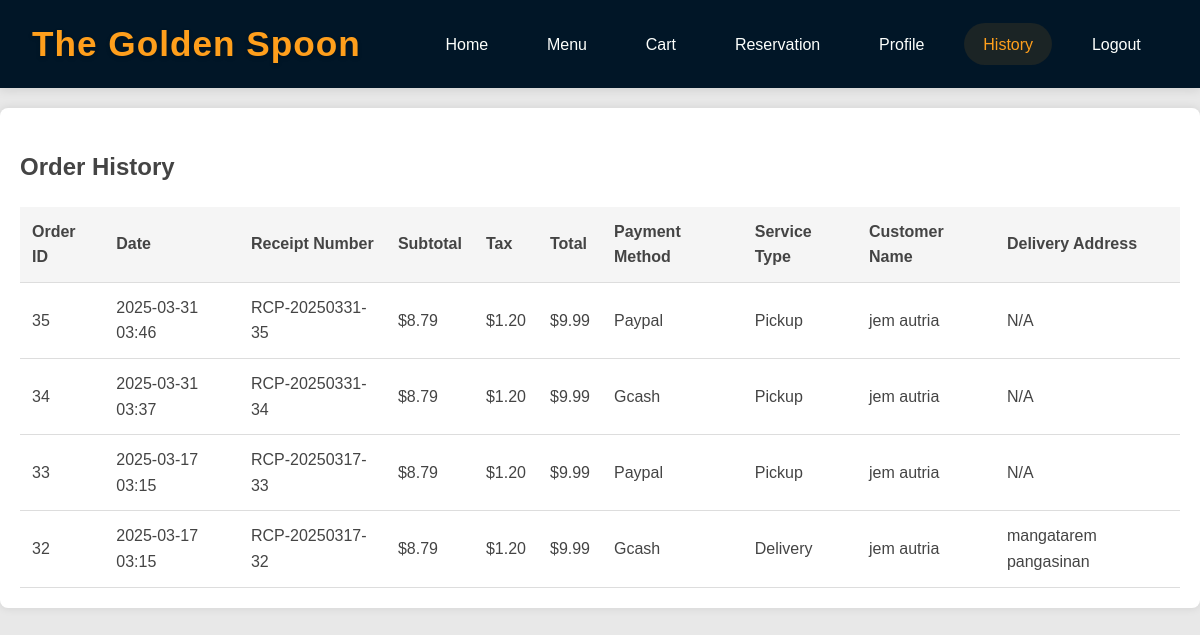
Screenshot of /history.php (signed in) with the database file from the repository.
### tables this page shows
CREATE TABLE `receipts` (
  `order_id` int(11) NOT NULL,
  `receipt_date` timestamp NOT NULL DEFAULT current_timestamp(),
  `receipt_number` varchar(50) DEFAULT NULL,
  `subtotal` decimal(10,2) DEFAULT NULL,
  `tax_amount` decimal(10,2) DEFAULT NULL,
  `total_amount` decimal(10,2) DEFAULT NULL,
  `payment_method` varchar(50) DEFAULT NULL,
  `service_type` varchar(20) DEFAULT NULL,
  `customer_name` varchar(100) DEFAULT NULL,
  `delivery_address` text DEFAULT NULL
);

### history.php (the view, shortened to what this page needs)
<?php
include('db.php');
$sql = "SELECT order_id, receipt_date, receipt_number, subtotal, tax_amount, total_amount, payment_method, service_type, customer_name, delivery_address FROM receipts ORDER BY receipt_date DESC";
$result = $conn->query($sql);
?>
<!DOCTYPE html>
<html lang="en">
<head>
</head>
<body>
<div class="navbar">
        <h1>The Golden Spoon</h1>
        <div>
            <a href="dashboard.php">Home</a>
            <a href="menu.php">Menu</a>
            <a href="cart.php">Cart</a>
            <a href="reservation.php">Reservation</a>
            <a href="profile.php">Profile</a>
            <a href="history.php" class="active">History</a>
            <a href="logout.php">Logout</a>
        </div>
    </div>
    <div class="history-container">
        <h2>Order History</h2>
        <?php if ($result->num_rows > 0): ?>
            <table class="history-table">
                <thead>
                    <tr>
                        <th>Order ID</th>
                        <th>Date</th>
                        <th>Receipt Number</th>
                        <th>Subtotal</th>
                        <th>Tax</th>
                        <th>Total</th>
                        <th>Payment Method</th>
                        <th>Service Type</th>
                        <th>Customer Name</th>
                        <th>Delivery Address</th>
                    </tr>
                </thead>
                <tbody>
                    <?php while ($row = $result->fetch_assoc()): ?>
                        <tr>
                            <td><?php echo htmlspecialchars($row['order_id']); ?></td>
                            <td><?php echo date('Y-m-d H:i', strtotime($row['receipt_date'])); ?></td>
                            <td><?php echo htmlspecialchars($row['receipt_number']); ?></td>
                            <td class="amount">$<?php echo number_format($row['subtotal'], 2); ?></td>
                            <td class="amount">$<?php echo number_format($row['tax_amount'], 2); ?></td>
                            <td class="amount">$<?php echo number_format($row['total_amount'], 2); ?></td>
                            <td><?php echo htmlspecialchars(ucfirst($row['payment_method'])); ?></td>
                            <td><?php echo htmlspecialchars(ucfirst($row['service_type'])); ?></td>
                            <td><?php echo htmlspecialchars($row['customer_name']); ?></td>
                            <td><?php echo $row['delivery_address'] ? htmlspecialchars($row['delivery_address']) : 'N/A'; ?></td>
                        </tr>
                    <?php endwhile; ?>
                </tbody>
            </table>
        <?php else: ?>
            <div class="no-orders">
                <p>No order history found.</p>
            </div>
        <?php endif; ?>
    </div>
</body>
</html>

### history.php (style rules this page uses)
.history-container { max-width: 1200px; margin: 20px auto; padding: 20px; background-color: #fff; box-shadow: 0 0 10px rgba(0,0,0,0.1); border-radius: 8px; }
.history-table { width: 100%; border-collapse: collapse; margin-top: 20px; }
.history-table th, .history-table td { padding: 12px; text-align: left; border-bottom: 1px solid #ddd; }
.history-table th { background-color: #f5f5f5; font-weight: bold; }
.amount { text-align: right; }
:root { --primary: #ff9f1c; --secondary: #2ec4b6; --dark: #011627; --light: #fdfffc; --accent: #e71d36; }
body { font-family: 'Poppins', sans-serif; margin: 0; padding: 0; background-color: #f8f9fa; color: var(--dark); line-height: 1.6; }
.navbar { background-color: var(--dark); padding: 1rem 2rem; display: flex; justify-content: space-between; align-items: center; box-shadow: 0 2px 10px rgba(0, 0, 0, 0.1); position: sticky; top: 0; z-index: 1000; }
.navbar h1 { color: var(--primary); font-size: 2.2rem; font-weight: 700; letter-spacing: 1px; margin: 0; font-family: 'Montserrat', sans-serif; text-shadow: 0 2px 4px rgba(0, 0, 0, 0.2); }
.navbar a { color: var(--light); text-decoration: none; padding: 0.8rem 1.2rem; margin: 0 0.5rem; font-size: 1rem; font-weight: 500; border-radius: 50px; transition: all 0.3s ease; position: relative; overflow: hidden; }
.navbar a::before { content: ''; position: absolute; bottom: 0; left: 0; width: 0; height: 2px; background-color: var(--primary); transition: width 0.3s ease; }
.navbar a.active { background-color: rgba(255, 159, 28, 0.1); color: var(--primary); }
body { font-family: 'Arial', sans-serif; margin: 0; padding: 0; background-color: #e8e8e8; color: #444; }

### rows the page displays
receipts: order_id "35", receipt_date "2025-03-31 03:46", receipt_number "RCP-20250331-35", subtotal "8.79", tax_amount "1.20", total_amount "9.99", payment_method "Paypal", service_type "Pickup", customer_name "jem autria", shows "N/A"
receipts: order_id "34", receipt_date "2025-03-31 03:37", receipt_number "RCP-20250331-34", subtotal "8.79", tax_amount "1.20", total_amount "9.99", payment_method "Gcash", service_type "Pickup", customer_name "jem autria", shows "N/A"
receipts: order_id "33", receipt_date "2025-03-17 03:15", receipt_number "RCP-20250317-33", subtotal "8.79", tax_amount "1.20", total_amount "9.99", payment_method "Paypal", service_type "Pickup", customer_name "jem autria", shows "N/A"
receipts: order_id "32", receipt_date "2025-03-17 03:15", receipt_number "RCP-20250317-32", subtotal "8.79", tax_amount "1.20", total_amount "9.99", payment_method "Gcash", service_type "Delivery", customer_name "jem autria", delivery_address "mangatarem pangasinan"
